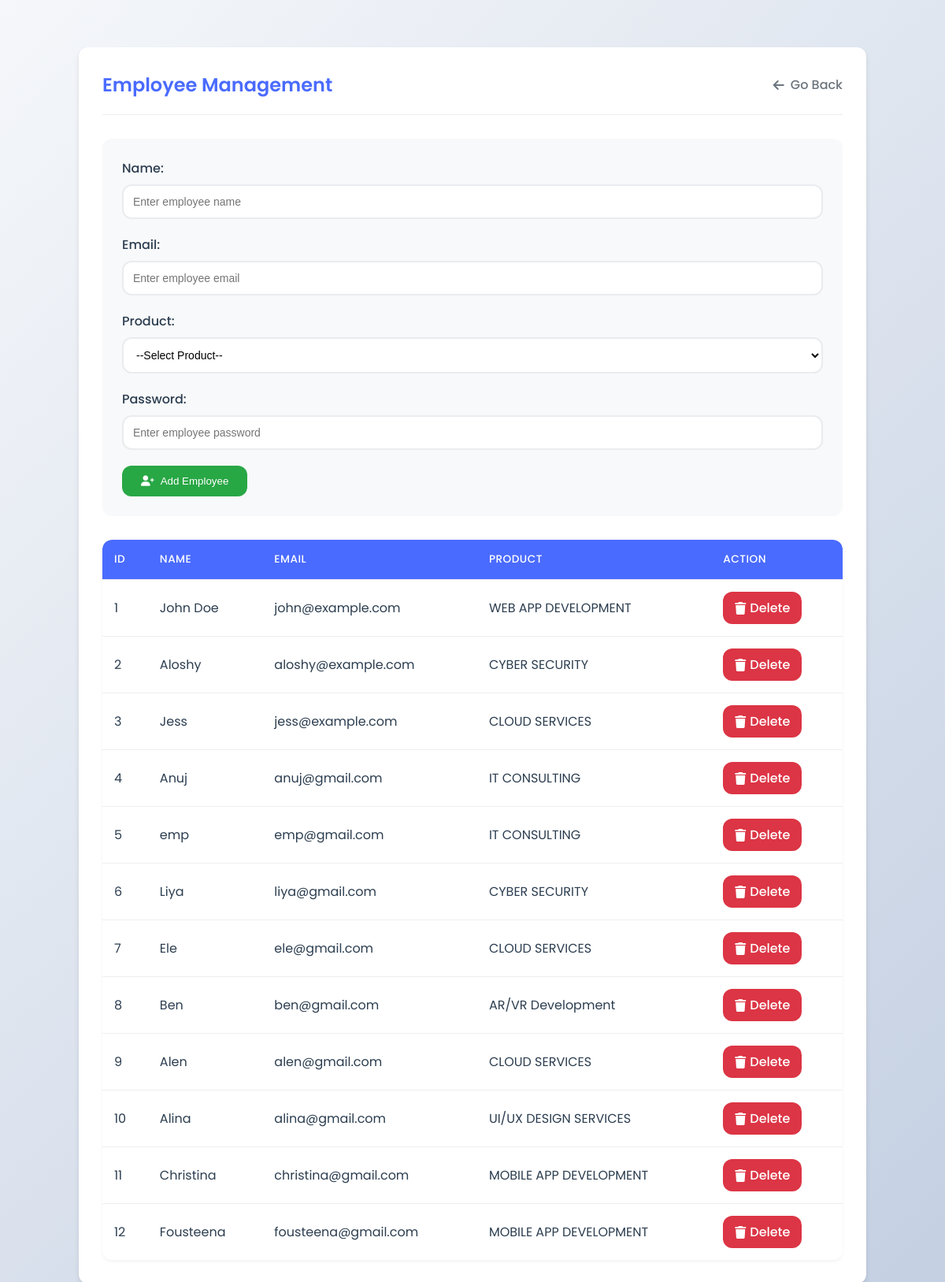
Screenshot of /admin/emp_manage.php with the database file from the repository.
### tables this page shows
CREATE TABLE `employees` (
  `employee_id` int(11) NOT NULL,
  `name` varchar(100) DEFAULT NULL,
  `email` varchar(100) DEFAULT NULL,
  `password` varchar(255) DEFAULT NULL,
  `product_id` int(11) DEFAULT NULL
);

CREATE TABLE `products` (
  `product_id` int(11) NOT NULL,
  `name` varchar(100) NOT NULL,
  `description` text DEFAULT NULL,
  `price` decimal(10,2) DEFAULT NULL,
  `created_at` datetime DEFAULT current_timestamp(),
  `is_active` tinyint(1) DEFAULT 1
);

### admin/emp_manage.php (the view, shortened to what this page needs)
<?php
require_once "../config/db.php";
$employees = $conn->query("SELECT e.*, p.name AS product_name
                           FROM employees e
                           LEFT JOIN products p ON e.product_id = p.product_id")->fetchAll(PDO::FETCH_ASSOC);
?>
<!DOCTYPE html>
<html lang="en">
<head>
    <link rel="stylesheet" href="https://cdnjs.cloudflare.com/ajax/libs/font-awesome/6.0.0/css/all.min.css">
</head>
<body>
<div class="container">
    <div class="header">
        <h2>Employee Management</h2>
        <a href="management.php" class="back-link">
            <i class="fas fa-arrow-left"></i> Go Back
        </a>
    </div>
    <div class="form-container">
        <form method="POST">
            <div class="form-group">
                <label for="name">Name:</label>
                <input type="text" id="name" name="name" required placeholder="Enter employee name">
            </div>
            <div class="form-group">
                <label for="email">Email:</label>
                <input type="email" id="email" name="email" required placeholder="Enter employee email">
            </div>
            <div class="form-group">
                <label for="product_id">Product:</label>
                <select id="product_id" name="product_id" required>
                    <option value="">--Select Product--</option>
                </select>
            </div>
            <div class="form-group">
                <label for="password">Password:</label>
                <input type="text" id="password" name="password" required placeholder="Enter employee password">
            </div>
            <button type="submit" name="add_employee">
                <i class="fas fa-user-plus"></i> Add Employee
            </button>
        </form>
    </div>
    <div class="table-container">
        <table>
            <thead>
                <tr>
                    <th>ID</th>
                    <th>Name</th>
                    <th>Email</th>
                    <th>Product</th>
                    <th>Action</th>
                </tr>
            </thead>
            <tbody>
                <?php foreach ($employees as $emp): ?>
                    <tr>
                        <td><?= $emp['employee_id'] ?></td>
                        <td><?= htmlspecialchars($emp['name']) ?></td>
                        <td><?= htmlspecialchars($emp['email']) ?></td>
                        <td><?= htmlspecialchars($emp['product_name']) ?></td>
                        <td>
                            <a class="delete-btn" href="?delete=<?= $emp['employee_id'] ?>" onclick="return confirm('Are you sure you want to delete this employee?')">
                                <i class="fas fa-trash"></i> Delete
                            </a>
                        </td>
                    </tr>
                <?php endforeach; ?>
            </tbody>
        </table>
    </div>
</div>
</body>
</html>

### admin/emp_manage.php (style rules this page uses)
:root { --primary-color: #4a6bff; --secondary-color: #6c757d; --success-color: #28a745; --danger-color: #dc3545; --background-color: #f8f9fa; --card-background: #ffffff; --text-color: #2c3e50; --border-radius: 12px; --box-shadow: 0 4px 6px rgba(0, 0, 0, 0.1); }
* { margin: 0; padding: 0; box-sizing: border-box; }
body { font-family: 'Poppins', sans-serif; background: linear-gradient(135deg, #f5f7fa 0%, #c3cfe2 100%); min-height: 100vh; color: var(--text-color); padding: 20px; }
.container { max-width: 1000px; margin: 40px auto; background-color: var(--card-background); padding: 30px; border-radius: var(--border-radius); box-shadow: var(--box-shadow); animation: fadeIn 0.5s ease; }
.header { display: flex; justify-content: space-between; align-items: center; margin-bottom: 30px; padding-bottom: 20px; border-bottom: 1px solid #eee; }
h2 { color: var(--primary-color); font-weight: 600; }
.back-link { display: inline-flex; align-items: center; color: var(--secondary-color); text-decoration: none; font-weight: 500; transition: all 0.3s ease; gap: 8px; }
.form-container { background-color: var(--background-color); padding: 25px; border-radius: var(--border-radius); margin-bottom: 30px; }
.form-group { margin-bottom: 20px; }
label { display: block; margin-bottom: 8px; font-weight: 500; color: var(--text-color); }
input, select { width: 100%; padding: 12px; border: 2px solid #e9ecef; border-radius: var(--border-radius); font-size: 14px; transition: all 0.3s ease; background-color: white; }
button { display: inline-flex; align-items: center; gap: 8px; background-color: var(--success-color); color: white; padding: 12px 24px; border: none; border-radius: var(--border-radius); font-weight: 500; cursor: pointer; transition: all 0.3s ease; }
.table-container { overflow-x: auto; margin-top: 20px; border-radius: var(--border-radius); box-shadow: 0 2px 4px rgba(0, 0, 0, 0.05); }
table { width: 100%; border-collapse: separate; border-spacing: 0; background-color: white; border-radius: var(--border-radius); overflow: hidden; }
th, td { padding: 15px; text-align: left; border-bottom: 1px solid #eee; }
th { background-color: var(--primary-color); color: white; font-weight: 500; text-transform: uppercase; font-size: 0.85em; letter-spacing: 0.5px; }
tr:last-child td { border-bottom: none; }
.delete-btn { display: inline-flex; align-items: center; gap: 5px; background-color: var(--danger-color); color: white; padding: 8px 15px; border-radius: var(--border-radius); text-decoration: none; font-weight: 500; transition: all 0.3s ease; }

### rows the page displays
employees: employee_id "1", name "John Doe", email "john@example.com", product.name "WEB APP DEVELOPMENT"
employees: employee_id "2", name "Aloshy", email "aloshy@example.com", product.name "CYBER SECURITY"
employees: employee_id "3", name "Jess", email "jess@example.com", product.name "CLOUD SERVICES"
employees: employee_id "4", name "Anuj", email "anuj@gmail.com", product.name "IT CONSULTING"
employees: employee_id "5", name "emp", email "emp@gmail.com", product.name "IT CONSULTING"
employees: employee_id "6", name "Liya", email "liya@gmail.com", product.name "CYBER SECURITY"
employees: employee_id "7", name "Ele", email "ele@gmail.com", product.name "CLOUD SERVICES"
employees: employee_id "8", name "Ben", email "ben@gmail.com", product.name "AR/VR Development"
employees: employee_id "9", name "Alen", email "alen@gmail.com", product.name "CLOUD SERVICES"
employees: employee_id "10", name "Alina", email "alina@gmail.com", product.name "UI/UX DESIGN SERVICES"
employees: employee_id "11", name "Christina", email "christina@gmail.com", product.name "MOBILE APP DEVELOPMENT"
employees: employee_id "12", name "Fousteena", email "fousteena@gmail.com", product.name "MOBILE APP DEVELOPMENT"
